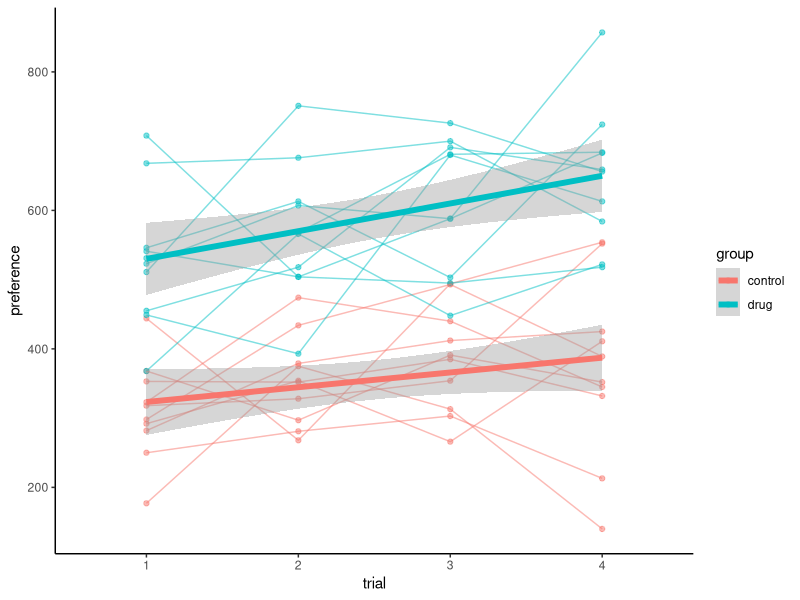

Generate this figure with R:
library(tidyverse)
library(readxl)

hw1_data <- read_excel("HW1_2022_data.xlsx", skip = 1) %>%
  filter(!is.na(Genotype)) %>% filter(!str_detect(Genotype, "mean")) %>%
  mutate(Genotype = case_when(str_detect(Genotype, "[wW]") ~ "wild_type",
                              str_detect(Genotype, "[kK]") ~ "knockout")) %>%
  mutate(Genotype = factor(Genotype, levels = c("wild_type", "knockout"))) %>%
  pivot_longer(`Trial 1`:`Trial 3`, names_to = "Trial", 
               values_to = "Investigation_Time") %>%
  mutate(Trial = factor(parse_number(Trial)))

# Part 1: lmer on HW1 data

library(lme4)
library(lmerTest)

lmer(Investigation_Time ~ Trial * Genotype + (1|Mouse), data = hw1_data) %>% summary()
lmer(Investigation_Time ~ Trial + Genotype + Trial:Genotype + (1|Mouse), data = hw1_data) %>% summary()
# note that these two are equivalent: just illustrating "spelling out" the interaction
# what is going wrong?

# new data set!

hw4_data <- read_excel("HW4_2022_data.xlsx") %>%
  mutate(group = factor(group, levels = c("control", "drug"))) %>%
  pivot_longer(trial_1:trial_4, names_to = "trial", 
               values_to = "preference") %>%
  mutate(trial = factor(parse_number(trial)), subject_ID = factor(subject_ID))

hw4_data %>% ggplot(aes(x=trial,y=preference,color=group)) +
  geom_point(alpha = 0.5) + geom_line(aes(group=subject_ID), alpha = 0.5) +
  geom_smooth(aes(group=group), method="lm", size = 2) + theme_classic()

# Part 2: create an lmer to determine the effect of group and trial and their interaction on preference
